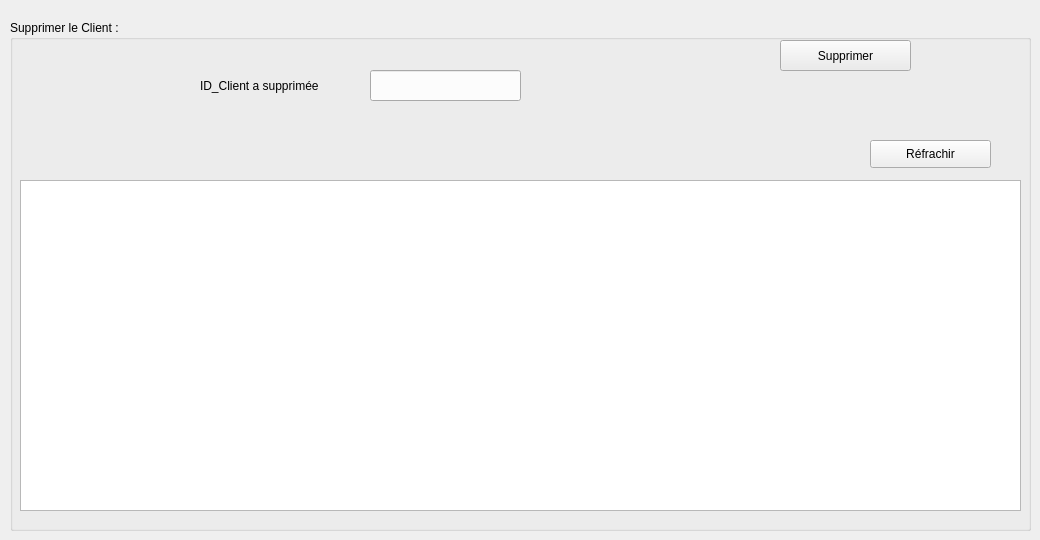
      <widget class="QWidget" name="Suppression_2">
       <attribute name="title">
        <string>Suppression</string>
       </attribute>
       <widget class="QPushButton" name="SupprimerClient_2">
        <property name="geometry">
         <rect>
          <x>780</x>
          <y>40</y>
          <width>131</width>
          <height>31</height>
         </rect>
        </property>
        <property name="text">
         <string>Supprimer</string>
        </property>
       </widget>
       <widget class="QLabel" name="id_ClientD_2">
        <property name="geometry">
         <rect>
          <x>200</x>
          <y>70</y>
          <width>131</width>
          <height>31</height>
         </rect>
        </property>
        <property name="text">
         <string>ID_Client a supprimée</string>
        </property>
       </widget>
       <widget class="QLineEdit" name="id_clientD_2">
        <property name="geometry">
         <rect>
          <x>370</x>
          <y>70</y>
          <width>151</width>
          <height>31</height>
         </rect>
        </property>
        <property name="placeholderText">
         <string/>
        </property>
       </widget>
       <widget class="QGroupBox" name="groupBox_15">
        <property name="geometry">
         <rect>
          <x>10</x>
          <y>20</y>
          <width>1021</width>
          <height>511</height>
         </rect>
        </property>
        <property name="title">
         <string>Supprimer le Client :</string>
        </property>
        <widget class="QPushButton" name="RefrachirClient_2">
         <property name="geometry">
          <rect>
           <x>860</x>
           <y>120</y>
           <width>121</width>
           <height>28</height>
          </rect>
         </property>
         <property name="text">
          <string>Réfrachir</string>
         </property>
        </widget>
        <widget class="QTableView" name="ViewClientSupprimer_2">
         <property name="geometry">
          <rect>
           <x>10</x>
           <y>160</y>
           <width>1001</width>
           <height>331</height>
          </rect>
         </property>
        </widget>
       </widget>
      </widget>
